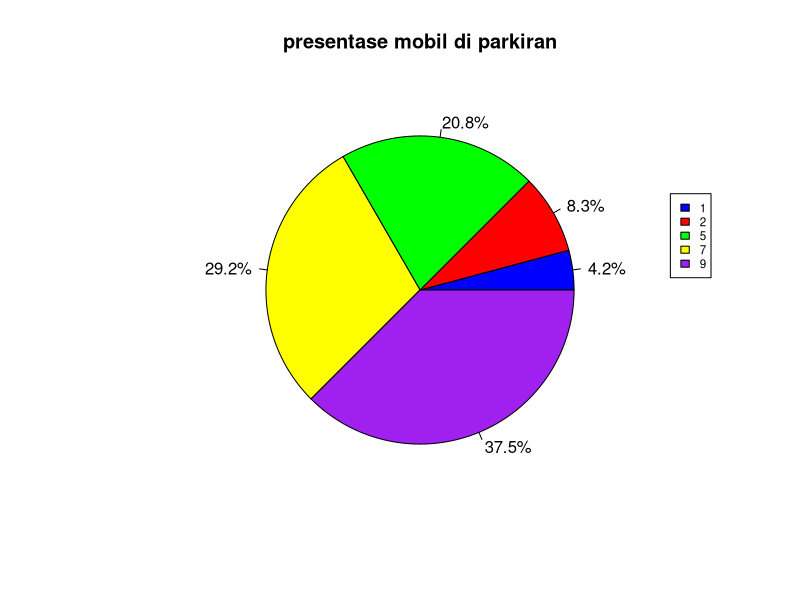
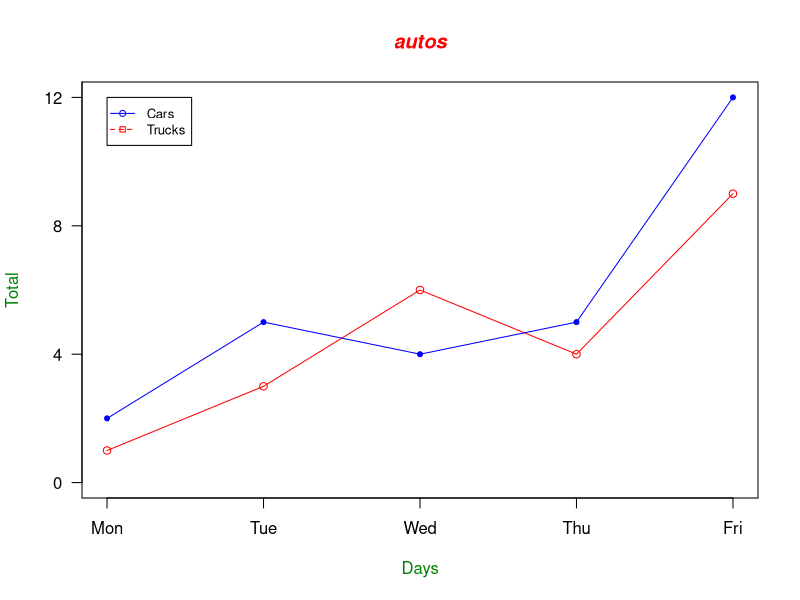
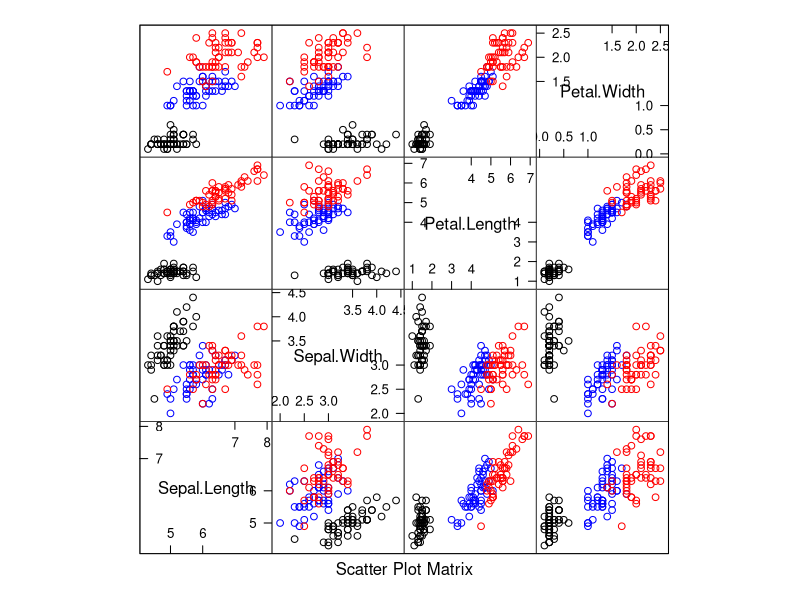
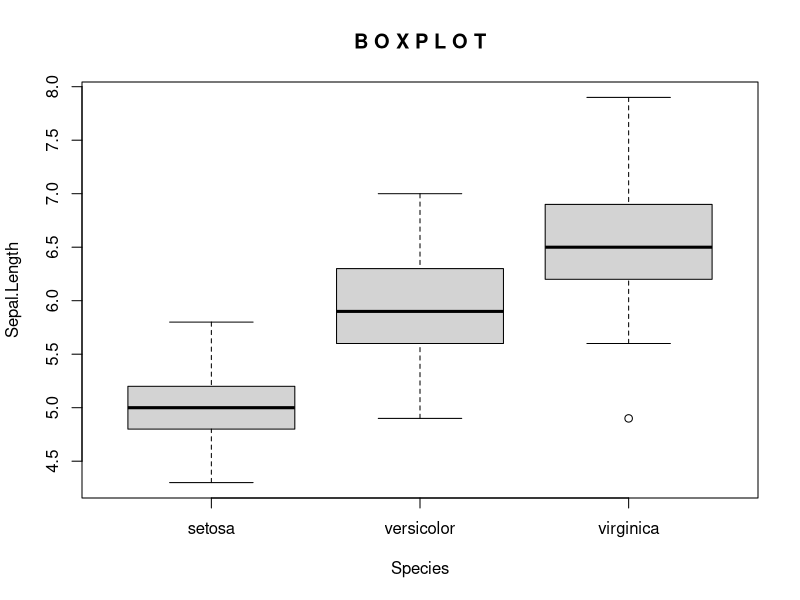
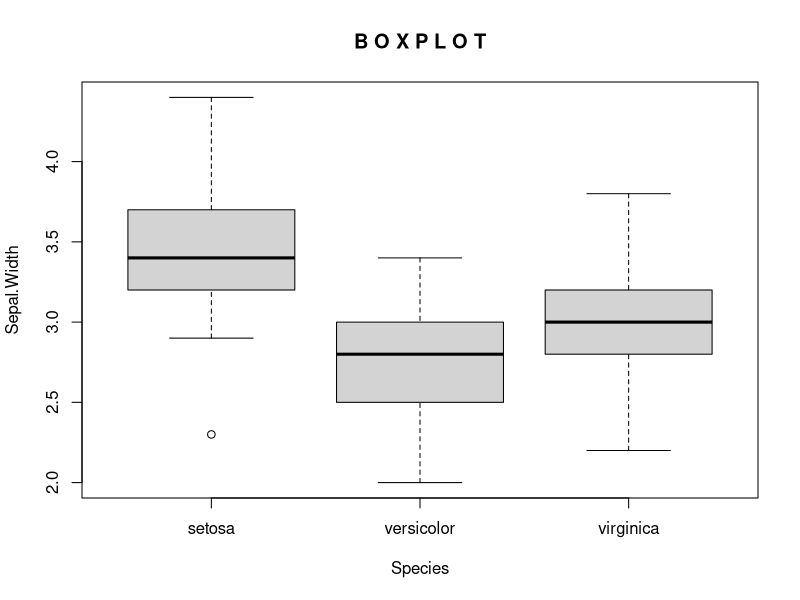

These figures' R source, in order:
#buat data
var1 <- 1:5
var2 <- (1:5)/10
var3 <- c("Kuda", "Ayam", "Kambing", "Sapi", "Kocheeng")
dataset <- data.frame(var1, var2, var3)
rownames(dataset) <- c("a", "b", "c", "d", "e")
colnames(dataset) <- c(1, 2, 3)
View(dataset)

# VISUALISASI DATA

## pie chart
JumlahMobil <- c(1, 2, 5, 7, 9)
warna <- c("blue", "red", "green", "yellow", "purple") # warna2
labelmobil <- round(JumlahMobil/sum(JumlahMobil)*100,1) # Persentase
labelmobil <- paste(labelmobil, "%", sep = "") # convert ke string
# pie(x = data, main = judul, col = vector dari warna, labels = persentase, cex = ukuran labels dari 0 - 1)
pie(JumlahMobil, main = "presentase mobil di parkiran", col = warna, labels = labelmobil, cex = 1) # buat pie
legend(1.3, 0.5, JumlahMobil, cex = 0.7, fill = warna) # legenda
# notes: data, warna, label harus pd indeks yg sama

## line chart
cars <- c(1, 3, 6, 4, 9)
trucks <- c(2, 5, 4, 5, 12)

#hitung range dari 0 ke nilai max dari cars dan trucks
g_range <- range(0, cars, trucks) # hasilnya g_range = [0, 12] dgn 0 nilai min dan 12 nilai max

plot(cars, type="o", col="red", ylim=g_range, axes=FALSE, ann=FALSE)

axis(1, at=1:5, lab=c("Mon", "Tue", "Wed", "Thu", "Fri"))

axis(2, las=1, at=4*0:g_range[2])

box()

lines(trucks, type="o", pch=20, lty = 1, col="blue")

title(main="autos", col.main="red", font.main = 4)

title(xlab="Days", col.lab=rgb(0, 0.5, 0))
title(ylab="Total", col.lab=rgb(0, 0.5, 0))

legend(1, g_range[2], c("Cars", "Trucks"), cex=0.8, col=c("blue", "red"), pch=21:22, lty=1:2)

library(lattice) # add library 'lattice'
attach(iris) # attach 'iris' dataset
View(iris) # view table of dataset
summary(iris) # view data summary

# S C A T T E R P L O T
# draw pairwise comparison of column 1-4
# based on column 5 with 3 colors
splom( ~ iris[,1:4], col = c("black","blue","red")[iris[,5]])


# B O X P L O T
boxplot(Sepal.Length ~ Species, data = iris, main="B O X P L O T")
boxplot(Sepal.Width ~ Species, data = iris, main="B O X P L O T")
